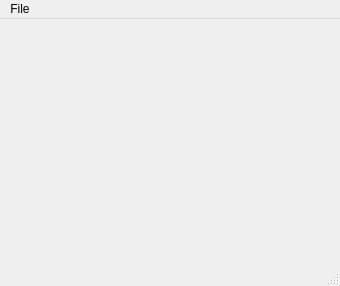
<?xml version="1.0" encoding="UTF-8"?>
<ui version="4.0">
 <class>mainWindow</class>
 <widget class="QMainWindow" name="mainWindow">
  <property name="geometry">
   <rect>
    <x>0</x>
    <y>0</y>
    <width>340</width>
    <height>286</height>
   </rect>
  </property>
  <property name="windowTitle">
   <string>Main Window</string>
  </property>
  <property name="autoFillBackground">
   <bool>true</bool>
  </property>
  <widget class="QWidget" name="centralwidget">
   <layout class="QHBoxLayout" name="horizontalLayout">
    <item>
     <widget class="QLabel" name="image">
      <property name="text">
       <string/>
      </property>
     </widget>
    </item>
   </layout>
  </widget>
  <widget class="QMenuBar" name="menubar">
   <property name="geometry">
    <rect>
     <x>0</x>
     <y>0</y>
     <width>340</width>
     <height>22</height>
    </rect>
   </property>
   <widget class="QMenu" name="menuFile">
    <property name="title">
     <string>File</string>
    </property>
    <widget class="QMenu" name="menuExport">
     <property name="title">
      <string>Export...</string>
     </property>
     <addaction name="actionPNG"/>
     <addaction name="actionPDF"/>
    </widget>
    <addaction name="menuExport"/>
   </widget>
   <addaction name="menuFile"/>
  </widget>
  <widget class="QStatusBar" name="statusbar"/>
  <action name="actionPNG">
   <property name="text">
    <string>PNG</string>
   </property>
  </action>
  <action name="actionPDF">
   <property name="text">
    <string>PDF</string>
   </property>
  </action>
 </widget>
 <resources/>
 <connections/>
</ui>
